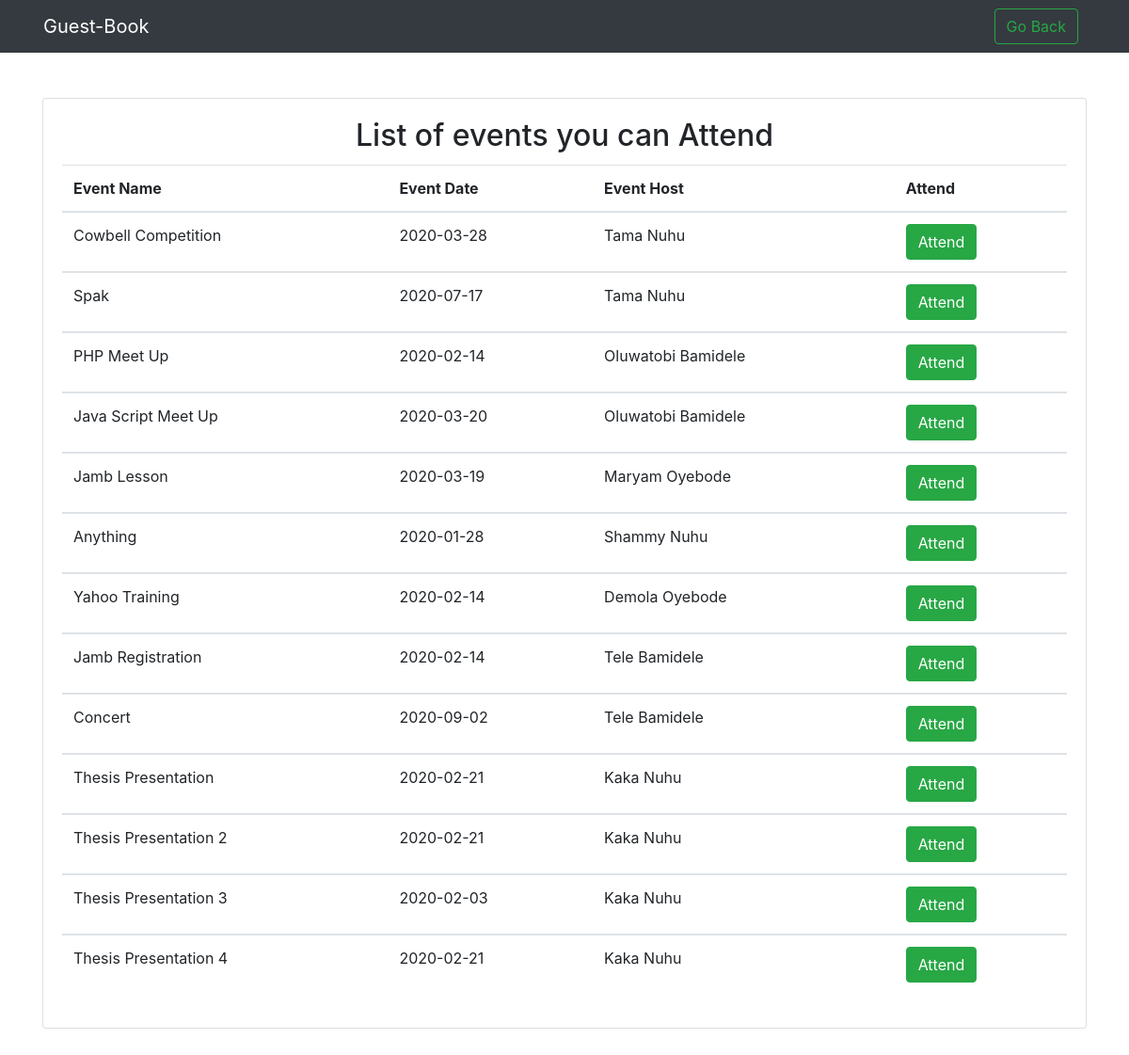
Screenshot of /register_for_event.php with the database file from the repository.
### tables this page shows
CREATE TABLE `events` (
  `id` int(11) NOT NULL,
  `user_id` int(11) NOT NULL,
  `event_name` varchar(50) NOT NULL,
  `date_of_event` varchar(50) NOT NULL,
  `date_of_event_creation` datetime NOT NULL DEFAULT CURRENT_TIMESTAMP
);

CREATE TABLE `user_information` (
  `id` int(11) NOT NULL,
  `fname` varchar(50) NOT NULL,
  `lname` varchar(50) NOT NULL,
  `oname` varchar(50) NOT NULL,
  `gender` varchar(20) NOT NULL,
  `state` varchar(20) NOT NULL,
  `email` varchar(50) NOT NULL,
  `username` varchar(50) NOT NULL,
  `password` varchar(50) NOT NULL
);

### logics/register_event_function.php (called while the page is built, shortened)
<?php
	include 'core/init.php';
	$select4 = $db->query("SELECT * FROM `events` ");
?>

### register_for_event.php (the view, shortened to what this page needs)
<?php
	include 'logics/register_event_function.php';
?>
<!DOCTYPE html>
<html>
<head>
	<link rel="stylesheet" type="text/css" href="css/bootstrap.min.css">
</head>
<body>
	<div class="bg-dark">
			<nav class="container">
				<div class="row">
					<div class="col navbar navbar-expand-lg navbar-dark">
						<a class="navbar-brand" href="index.html">Guest-Book</a>
	   					<div id="navbarContent" class="collapse navbar-collapse justify-content-end">
							<div class="navbar-nav ">
							 <form class="form-inline" method="post">
	   							  <button class="btn btn-outline-success my-2 my-sm-0 mr-sm-2" type="submit" name="go_back">Go Back</button>
	  						</form>
	   					</div>
						</div>
					</div>
				</div>
			</nav>
	</div>
	<div class="container">
		<div class="card my-lg-5">
			<div class="card-body">
				<h2 class="card-title text-center">List of events you can Attend</h2>
				<div class="card-text">
					<form method="post">
						<table class="table">
							<thead>
								<th scope="col">Event Name</th>
								<th scope="col">Event Date</th>
								<th scope="col">Event Host</th>
								<th scope="col">Attend</th>
							</thead>
							<?php while($rows4 = mysqli_fetch_array($select4)):
								$event_name1 = $rows4['event_name'];
								$event_date1 = $rows4['date_of_event'];
								$event_creator = $rows4['user_id'];
								$event_id1 = $rows4['id'];
								$select5 = $db->query("SELECT * FROM `user_information` WHERE `id`= '$event_creator'");
									while($rows5 = mysqli_fetch_array($select5)){
										$event_creator_name1 = $rows5['fname'];
										$event_creator_name2 = $rows5['lname'];
									}
											?>
								<tbody>
									<td><?php echo $event_name1;?></td>
									<td><?php echo $event_date1;?></td>
									<td><?php echo $event_creator_name1. " ".$event_creator_name2;?></td>
									<td><button type="submit" class="btn btn-success" name="attend"><a href="event.php?even_id=<?= $event_id1 ;?>" style="color: #fff;">Attend</a></button></td>
								</tbody>
							<?php endwhile?>
						</table>
					</form>
				</div>
			</div>
		</div>
	</div>
</body>
</html>

### rows the page displays
events: event_name "Cowbell Competition", date_of_event "2020-03-28", user.fname "Tama", user.lname "Nuhu"
events: event_name "Spak", date_of_event "2020-07-17", user.fname "Tama", user.lname "Nuhu"
events: event_name "PHP Meet Up", date_of_event "2020-02-14", user.fname "Oluwatobi", user.lname "Bamidele"
events: event_name "Java Script Meet Up", date_of_event "2020-03-20", user.fname "Oluwatobi", user.lname "Bamidele"
events: event_name "Jamb Lesson", date_of_event "2020-03-19", user.fname "Maryam", user.lname "Oyebode"
events: event_name "Anything", date_of_event "2020-01-28", user.fname "Shammy", user.lname "Nuhu"
events: event_name "Yahoo Training", date_of_event "2020-02-14", user.fname "Demola", user.lname "Oyebode"
events: event_name "Jamb Registration", date_of_event "2020-02-14", user.fname "Tele", user.lname "Bamidele"
events: event_name "Concert", date_of_event "2020-09-02", user.fname "Tele", user.lname "Bamidele"
events: event_name "Thesis Presentation", date_of_event "2020-02-21", user.fname "Kaka", user.lname "Nuhu"
events: event_name "Thesis Presentation 2", date_of_event "2020-02-21", user.fname "Kaka", user.lname "Nuhu"
events: event_name "Thesis Presentation 3", date_of_event "2020-02-03", user.fname "Kaka", user.lname "Nuhu"
events: event_name "Thesis Presentation 4", date_of_event "2020-02-21", user.fname "Kaka", user.lname "Nuhu"
